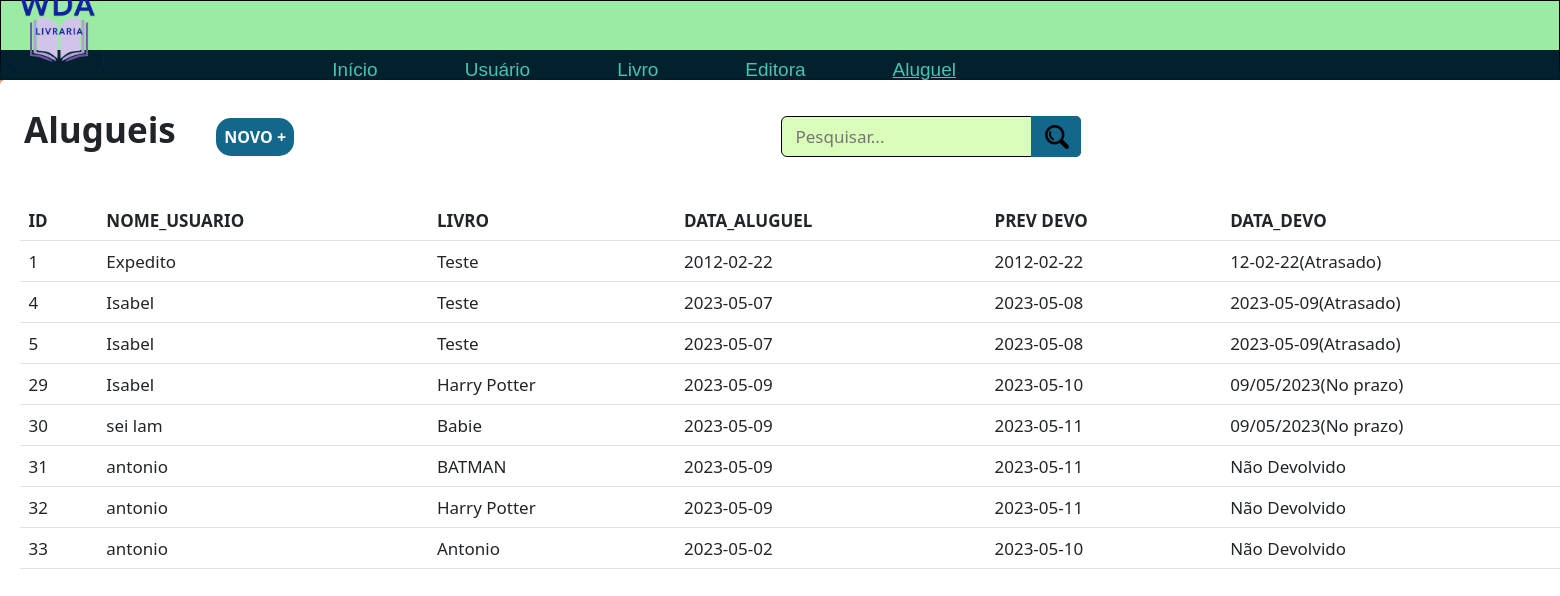
The page /aluguel.php (signed in) on the database its author committed.
### tables this page shows
CREATE TABLE `aluguel` (
  `id` int NOT NULL AUTO_INCREMENT,
  `usuario` varchar(45) NOT NULL,
  `livro` varchar(45) NOT NULL,
  `data_aluguel` date NOT NULL,
  `prev_devo` date NOT NULL,
  `data_devo` varchar(45) NOT NULL,
  PRIMARY KEY (`id`)
);

### aluguel.php (the view, shortened to what this page needs)
<?php
    include_once('config.php');
    if(!empty($_GET['search'])){
        $data = $_GET['search'];
        $sql = "SELECT * FROM aluguel WHERE id LIKE '%$data%' OR usuario LIKE '%$data%' or livro LIKE '%$data%' OR data_aluguel LIKE '%$data%'OR prev_devo LIKE '%$data%' OR data_devo LIKE '%$data%'  ORDER BY id ASC";
    }
    else{
        $sql = "SELECT * FROM aluguel ORDER BY id ASC";
    }
    $result = $conexao -> query($sql);
?>
<!DOCTYPE html>
<html lang="pt-br">
<head>
    <link rel="stylesheet" href="estilos/style.css?<?php echo rand(1, 1000); ?>">
    <link href="https://cdn.jsdelivr.net/npm/bootstrap@5.3.0-alpha3/dist/css/bootstrap.min.css" rel="stylesheet">
</head>
<body>
    <header>
        <nav class="navbar navbar-expand-lg" id="navbar">
            <div class="container-fluid">
                <img src="images/WDA-removebg-preview.png" style="height: 90px; width: 90px;" alt=""> </a>
                <div class="collapse navbar-collapse" id="navbarNavAltMarkup">
                <div class="navbar-nav">
                    <a class="nav-link" aria-current="page" href="inicio.php">Início</a>
                    <a class="nav-link" href="user.php">Usuário</a>
                    <a class="nav-link" href="livro.php">Livro</a>
                    <a class="nav-link" href="editora.php">Editora</a>
                    <a class="nav-link" href="aluguel.php" style="text-decoration: underline;">Aluguel</a>
                    <a href="sair.php"><button class="btn btn-outline-danger" id="botao-sair" type="submit">SAIR</button></a>
                </div>
                </div>
            </div>
        </nav>
    </header>
    <main>
        <div class="grid-header">
            <span class="titulo-pg">Alugueis</span>
            <div class="novo-btn" onclick="abrirModal('vis-modal')">NOVO +</div>
            <form class="searchbox sbx-custom" style="margin-left: 483px;">
            <div role="search" class="sbx-custom__wrapper">
                <input type="search" name="search" placeholder="Pesquisar..." autocomplete="off" class="sbx-custom__input" id="pesquisadora">
                <button type="submit" class="sbx-custom__submit" onclick="searchData()">
                    <img src="img/search.png" alt="">
                </button>
            </div>
            </form>
        </div>
        <table class="table">
  <thead>
    <tr>
      <th scope="col">ID</th>
      <th scope="col">NOME_USUARIO</th>
      <th scope="col">LIVRO</th>
      <th scope="col">DATA_ALUGUEL</th>
      <th scope="col">PREV DEVO</th>
      <th scope="col">DATA_DEVO</th>
    </tr>
  </thead>
  <tbody>
    <?php
    while($aluguel_data = mysqli_fetch_assoc($result)){
      echo "<tr>";
      echo "<td>".$aluguel_data['id']."</td>";
      echo "<td>".$aluguel_data['usuario']."</td>";
      echo "<td>".$aluguel_data['livro']."</td>";
      echo "<td>".$aluguel_data['data_aluguel']."</td>";
      echo "<td>".$aluguel_data['prev_devo']."</td>";
      if($aluguel_data['data_devo'] == 0){
        echo "<td>Não Devolvido</td>";
      } else{
        $hoje = date("Y/m/d");
        $previsao = $aluguel_data['prev_devo'];
        if(strtotime($previsao) >= strtotime($hoje)){
            echo "<td>".$aluguel_data['data_devo']."(No prazo)</td>";
        }
        else{
            echo "<td>".$aluguel_data['data_devo']."(Atrasado)</td>";
        }
    }
  }
  ?>
  </tbody>
</table>
    </main>
</body>
</html>

### estilos/style.css (style rules this page uses)
:root { --color-blue:#012030; --color-blue2:#13678A; --color-blue3:#45C4B0; --color-green:#9AEBA3; --color-green2:#DAFDBA; }
* { font-size: 17px; margin: 0; padding: 0; box-sizing: border-box; }
body { overflow-x: hidden; background-image: url(../images/livraria2.png); background-position: center center; background-repeat: no-repeat; background-size: cover; background-attachment: fixed; font-family: Verdana, Geneva, Tahoma, sans-serif; }
header { width: 100vw; height: 10vh; border: 1px solid black; border-bottom: 30px solid var(--color-blue); font-family: 'arial'; font-size: 20px; }
nav.navbar { height: 100%; background-color: var(--color-green); }
a.nav-link { margin-right: 40px; color: var(--color-blue3); text-decoration: none; display: inline; margin-top: 59px; margin-left: 30px; margin-bottom: -30px; font-weight: 500; font-size: 19px; }
.navbar-nav { margin:0 auto; margin-left: 190px; }
@media screen and (min-width: 1500px) { .navbar-nav { padding-left: 160px; } }
main { box-shadow: 1.5px 1.5px 2px rgba(0, 0, 0, 0.102), -1.5px -1.5px 2px rgba(0, 0, 0, 0.100); min-height: 90vh; width: 1800px; margin: 0 auto; padding: 20px; background-color: rgba(255, 255, 255); border-radius: 5px; overflow: hidden; border: none; }
div.grid-header { width: 100%; height: 100px; padding: 4px; overflow: hidden; }
.titulo-pg { font-size: 35px; font-weight: bold; padding: 0; }
.novo-btn { box-shadow: 1px 1px 6px solid rgba(0, 0, 0, 0.301); background-color: var(--color-blue2); border-radius:15px; cursor:pointer; color:white; font-size: 16px; font-weight: bold; padding: 8px; margin-left: 36px; height: 150px; margin-bottom: 15px; width: fit-content; display: inline; }
.sbx-custom { display: inline-block; position: relative; width: 300px; height: 41px; white-space: nowrap; box-sizing: border-box; font-size: 16px; margin-left: 474px; }
.sbx-custom__wrapper { width: 100%; height: 100%; display: flex; }
.sbx-custom__input { display: inline-block; border: 1px solid black; color: white; border-radius: 6px; background: var(--color-green2); padding-right: 79px; padding-left: 13px; width: 100%; height: 100%; vertical-align: middle; white-space: normal; font-size: inherit; }
.sbx-custom__submit { position: absolute; top: 0; right: 0; left: inherit; margin: 0; border: 0; border-radius: 0 5px 5px 0; background-color: var(--color-blue2); padding: 0; width: 50px; height: 100%; vertical-align: middle; text-align: center; font-size: inherit; }
.sbx-custom__submit::before { display: inline-block; margin-right: -4px; height: 100%; vertical-align: middle; content: ''; }

### rows shown on the page
aluguel: id "1", usuario "Expedito", livro "Teste", data_aluguel "2012-02-22", prev_devo "2012-02-22", data_devo "12-02-22"
aluguel: id "4", usuario "Isabel", livro "Teste", data_aluguel "2023-05-07", prev_devo "2023-05-08", data_devo "2023-05-09"
aluguel: id "5", usuario "Isabel", livro "Teste", data_aluguel "2023-05-07", prev_devo "2023-05-08", data_devo "2023-05-09"
aluguel: id "29", usuario "Isabel", livro "Harry Potter", data_aluguel "2023-05-09", prev_devo "2023-05-10", data_devo "09/05/2023"
aluguel: id "30", usuario "sei lam", livro "Babie", data_aluguel "2023-05-09", prev_devo "2023-05-11", data_devo "09/05/2023"
aluguel: id "31", usuario "antonio", livro "BATMAN", data_aluguel "2023-05-09", prev_devo "2023-05-11"
aluguel: id "32", usuario "antonio", livro "Harry Potter", data_aluguel "2023-05-09", prev_devo "2023-05-11"
aluguel: id "33", usuario "antonio", livro "Antonio", data_aluguel "2023-05-02", prev_devo "2023-05-10"
